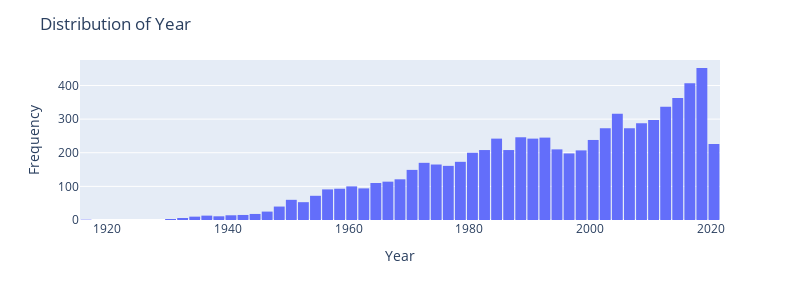

Here is the notebook cell this chart was saved with:
### Markdown cell above
# Exploratory Data Analysis

### Code cell
Distribution_Year = px.histogram(data_frame= data , x = 'Year', height=300 , width=800)
Distribution_Year.update_layout(title = 'Distribution of Year',xaxis_title='Year',yaxis_title = 'Frequency',bargap = 0.1 )
Distribution_Year.show()

### Figure 1 — Plotly figure (JSON) as saved in the notebook; plotly's stock layout.template omitted (floating-point values rounded to 4 significant figures; data arrays with more than 128 entries replaced by an {"elided": "..."} marker saying what was removed)
{"data": [{"alignmentgroup": "True", "bingroup": "x", "hovertemplate": "Year=%{x}<br>count=%{y}<extra></extra>", "legendgroup": "", "marker": {"color": "#636efa", "pattern": {"shape": ""}}, "name": "", "offsetgroup": "", "orientation": "v", "showlegend": false, "type": "histogram", "x": {"elided": "7558 int values"}, "xaxis": "x", "yaxis": "y"}], "layout": {"bargap": 0.1, "barmode": "relative", "height": 300, "legend": {"tracegroupgap": 0}, "margin": {"t": 60}, "title": {"text": "Distribution of Year"}, "width": 800, "xaxis": {"anchor": "y", "domain": [0, 1], "title": {"text": "Year"}}, "yaxis": {"anchor": "x", "domain": [0, 1], "title": {"text": "Frequency"}}}}
